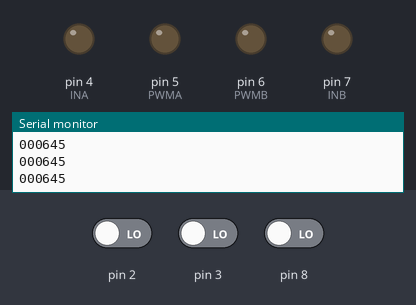
Recording of a sketch running on a simulated Arduino Uno, built with avr-gcc and run on an emulated ATmega328P. Shown: output pins drawn as LEDs (lit = HIGH), the last lines printed to the serial monitor. The inputs (shaded band) are chosen by the test bench; at power-on: pin 2 LOW, pin 3 LOW, pin 8 LOW.

Above: at 1.2 s.
1.3 s: pin 2 driven HIGH and pin 3 driven HIGH
At 2.5 s:
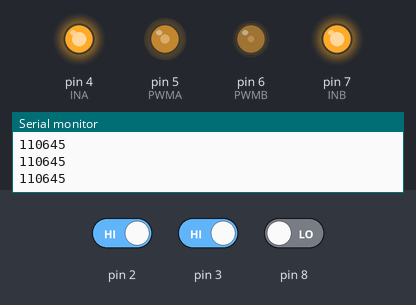
2.8 s: pin 3 driven LOW and pin 8 driven HIGH
At 4.1 s:
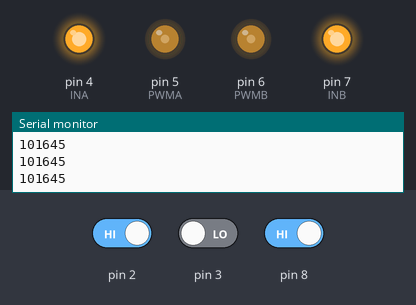
Timing chart, 0 to 5.8 s (numbered marks = the images above; inputs shaded):
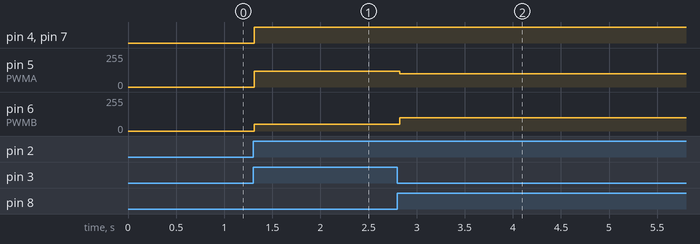

Measured:
- after the input at 1.3 s, pin 4 (INA), pin 7 (INB): LOW → HIGH at once; pin 5 (PWMA): 0/255 → 120/255 at once; pin 6 (PWMB): 0/255 → 50/255 at once
- after the input at 2.8 s, pin 5 (PWMA): 120/255 → 100/255 at once; pin 6 (PWMB): 50/255 → 100/255 at once

The sketch:

xunxian.ino
```cpp
int SNUM[3] ;//定义3个传感器
int INA = 4; //电机A正反转控制端
int PWMA = 5; //电机A调速端
int INB = 7; //电机B正反转控制端
int PWMB = 6; //电机B调速端
void motospd(int sp1,int sp2);
void setup(){
pinMode(2, INPUT); //配置6个传感器IO口为输入
pinMode(3, INPUT);
pinMode(8, INPUT);
pinMode(11, INPUT);
pinMode(12, INPUT);
pinMode(13, INPUT);
Serial.begin(9600); //打开串口设置波特率
pinMode(INA,OUTPUT);
pinMode(INB,OUTPUT);   //配置电机输出IO口为输出
}
void loop(){
 SNUM[0] = digitalRead(2);//SNUM[0]-SNUM[2]分别为从左到右三个红外寻线传感器
 SNUM[1] = digitalRead(3);
 SNUM[2] = digitalRead(8);
 for (int i=0;i<3;i++)
 {
   Serial.print(SNUM[i]);
  }
   Serial.println(SNUM[3]); //用串口依次输出6个传感器的值0或1

  if ((SNUM[0]==0)&&SNUM[1]&&SNUM[2])//左端传感器检测到黑线
  {
    motospd(50,120);//设置左右电机转速，使小车向左行驶
  }
  if (SNUM[0]&&(SNUM[1]==0)&&SNUM[2])//中间传感器检测到黑线
  {
    motospd(100,100);//小车直行
  }
  if (SNUM[0]&&SNUM[1]&&(SNUM[2]==0))//右端传感器检测到黑线
  {
    motospd(120,50);//小车向右行驶
  }
   delay(50);
}
void motospd(int sp1,int sp2)//电机速度控制函数。括号内分别为左右电机速度值，
{
  if(sp1>0)                  //范围-255～+255，正值为正转，负值为反转。
    digitalWrite(INA, HIGH);
  else
     digitalWrite(INA, LOW);
  if(sp2>0)
     digitalWrite(INB, HIGH);
  else
     digitalWrite(INB, LOW);
  analogWrite(PWMA,abs (sp1));
  analogWrite(PWMB,abs (sp2));
}
```
